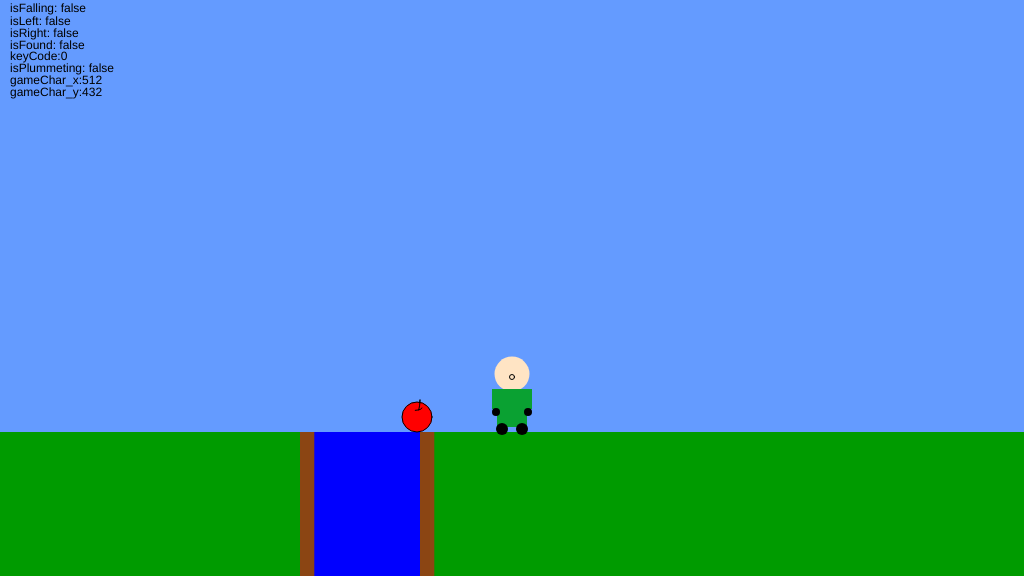
Frame 1 (no input)
Frame 60 (no input): identical to frame 1, image omitted
Frame 120 (the mouse pressed at the canvas centre since frame 60): identical to frame 1, image omitted

The p5.js sketch that drew this single still picture (run headless with seeded random() and noise() and a simulated clock; from frame 60 on, the mouse is pressed at the canvas centre):

// p5.js sketch
// ── sketch.js
/*

The Game Project

Week 3

Game interaction

*/


var gameChar_x;
var gameChar_y;
var floorPos_y;
var isLeft = false;
var isRight = false;
var isFalling = false;
var isPlummeting = false;
var isFound = false;
var log = false;
var button;
var canyon;



function setup() {
	createCanvas(1024, 576);
	floorPos_y = height * 3 / 4;
	gameChar_x = width / 2;
	gameChar_y = floorPos_y;
	canyon = { x_pos: 0, width: 100 };

}

function draw() {

	///////////DRAWING CODE//////////


	background(100, 155, 255); //fill the sky blue


	noStroke();
	fill(0, 155, 0);
	rect(0, floorPos_y, width, height - floorPos_y); //draw some green ground
	fill('black');

	button = createButton('Log');
	button.position(0, 576);
	button.mousePressed(flip);
	function flip() {
		log = !log;
	};

	if (log) {
		text("isFalling: " + isFalling, 10, 12)
		text("isLeft: " + isLeft, 10, 25);
		text("isRight: " + isRight, 10, 37);
		text("isFound: " + isFound, 10, 49);
		text("keyCode:" + keyCode, 10, 60);
		text("isPlummeting: " + isPlummeting, 10, 72);
		text("gameChar_x:" + gameChar_x, 10, 84);
		text("gameChar_y:"+ gameChar_y, 10,96);
	};


	//draw the canyon

	//Canyon from here

	//fill sky blue
	fill(0, 0, 255);
	rect(canyon.x_pos + 310, 432, canyon.width + 10, 144);
	fill(139, 69, 19);
	rect(canyon.x_pos + 300, 432, canyon.width / 7, 144);
	rect(canyon.x_pos + 420, 432, canyon.width / 7, 144);
	//Canyon End





	//the game character
	if (isLeft && isFalling) {
		// add your jumping-left code



	}
	else if (isRight && isFalling) {
		// add your jumping-right code



	}
	else if (isLeft) {
		// add your walking left code


		fill("#FFE4C4");
		ellipse(gameChar_x, gameChar_y - 58, 35, 35);
		ellipse(gameChar_x - 18, gameChar_y - 57, 9, 9);

		fill("#0aa132");
		rect(gameChar_x - 10, gameChar_y - 43, 20, 38);

		fill('black')
		ellipse(gameChar_x - 8, gameChar_y - 2, 12, 12);
		ellipse(gameChar_x + 10, gameChar_y - 2, 12, 12);


	}
	else if (isRight) {
		// add your walking right code

		fill("#FFE4C4");
		ellipse(gameChar_x, gameChar_y - 58, 35, 35);
		ellipse(gameChar_x + 18, gameChar_y - 57, 9, 9);

		fill("#0aa132");
		rect(gameChar_x - 10, gameChar_y - 43, 20, 38);

		fill('black')
		ellipse(gameChar_x - 8, gameChar_y - 2, 12, 12);
		ellipse(gameChar_x + 10, gameChar_y - 2, 12, 12);




	}
	else if (isFalling || isPlummeting) {
		// add your jumping facing forwards code

		fill("#FFE4C4")
		ellipse(gameChar_x, gameChar_y - 58, 35, 35);

		fill('#FFE4C4');
		stroke('black'); // Add stroke to make the nose more obvious
		ellipse(gameChar_x, gameChar_y - 55, 5, 5);

		noStroke();
		fill("#0aa132");
		rect(gameChar_x - 15, gameChar_y - 43, 30, 30);
		rect(gameChar_x - 20, gameChar_y - 43, 5, 20);
		rect(gameChar_x + 15, gameChar_y - 43, 5, 20);


		fill('black')
		ellipse(gameChar_x - 10, gameChar_y - 10, 12, 12);
		ellipse(gameChar_x + 10, gameChar_y - 10, 12, 12);
		ellipse(gameChar_x - 16, gameChar_y - 20, 8, 8);
		ellipse(gameChar_x + 16, gameChar_y - 20, 8, 8);


	}
	else {
		// add your standing front facing code

		fill("#FFE4C4")
		ellipse(gameChar_x, gameChar_y - 58, 35, 35);

		fill('#FFE4C4');
		stroke('black'); // Add stroke to make the nose more obvious
		ellipse(gameChar_x, gameChar_y - 55, 5, 5);

		noStroke();
		fill("#0aa132");
		rect(gameChar_x - 15, gameChar_y - 43, 30, 38);
		rect(gameChar_x - 20, gameChar_y - 43, 5, 20);
		rect(gameChar_x + 15, gameChar_y - 43, 5, 20);


		fill('black')
		ellipse(gameChar_x - 10, gameChar_y - 3, 12, 12);
		ellipse(gameChar_x + 10, gameChar_y - 3, 12, 12);
		ellipse(gameChar_x - 16, gameChar_y - 20, 8, 8);
		ellipse(gameChar_x + 16, gameChar_y - 20, 8, 8);

	}

	//collectable

	if (isFound == false) {
		fill(255, 0, 0);
		ellipse(417, 417, 30, 30);
		fill(255, 255, 0, 0);
		stroke(0);
		arc(405, 400, 30, 50, 0, PI / 5.0); // lower quarter circle
		arc(412, 408, 23, 30, 0, PI / 5.0); // lower quarter circle
		fill(255, 0, 0);
		ellipse(417, 417, 30, 30);
		fill(255, 255, 0, 0);
		stroke(0);
		arc(405, 400, 30, 50, 0, PI / 5.0); // lower quarter circle
		arc(412, 408, 20, 5, 0, PI / 5.0); // lower quarter circle
	}


	///////////INTERACTION CODE//////////
	//Put conditional statements to move the game character below here

	if (isLeft) {
		gameChar_x -= 1;
	} else if (isRight) {
		gameChar_x += 1;
	} else if (gameChar_y < floorPos_y) {
		gameChar_y += 1.5
		isFalling = true;
	} else if (isPlummeting) {
		gameChar_y += 1.5;
	} else {
		isFalling = false;
	}

	//Setting collectable as true (invisible) using distance function.
	if (dist(405, 400, gameChar_x, gameChar_y) < 60) {
		isFound = true;
	}
	if (dist(365,432, gameChar_x, gameChar_y)<20) {
		isPlummeting = true;
	}

}


function keyPressed() {
	// if statements to control the animation of the character when
	// keys are pressed.

	//open up the console to see how these work
	console.log("keyPressed: " + key);
	console.log("keyPressed: " + keyCode);
	// console.log(isFalling);



	if (isFalling) {
		keyCode;
	}
	else if
		(keyCode == 65) {
		console.log("Left Arrow");
		isLeft = true;
	} else if (keyCode == 68) {
		console.log("Right Arrow");
		isRight = true;
	} else if (keyCode == 87) {
		console.log('Jumping');
		gameChar_y -= 100;
	}

	//Conditional statment for the character to get item




}

function keyReleased() {
	// if statements to control the animation of the character when
	// keys are released.

	console.log("keyReleased: " + key);
	console.log("keyReleased: " + keyCode);
	console.log(isFalling);

	if (keyCode == 65) {
		console.log("Released Left Arrow")
		isLeft = false;
	} else if (keyCode == 68) {
		console.log("Release Right Arrow")
		isRight = false;
	} else if (keyCode == 87) {
		console.log("Released Jump Arrow")
	}
}
